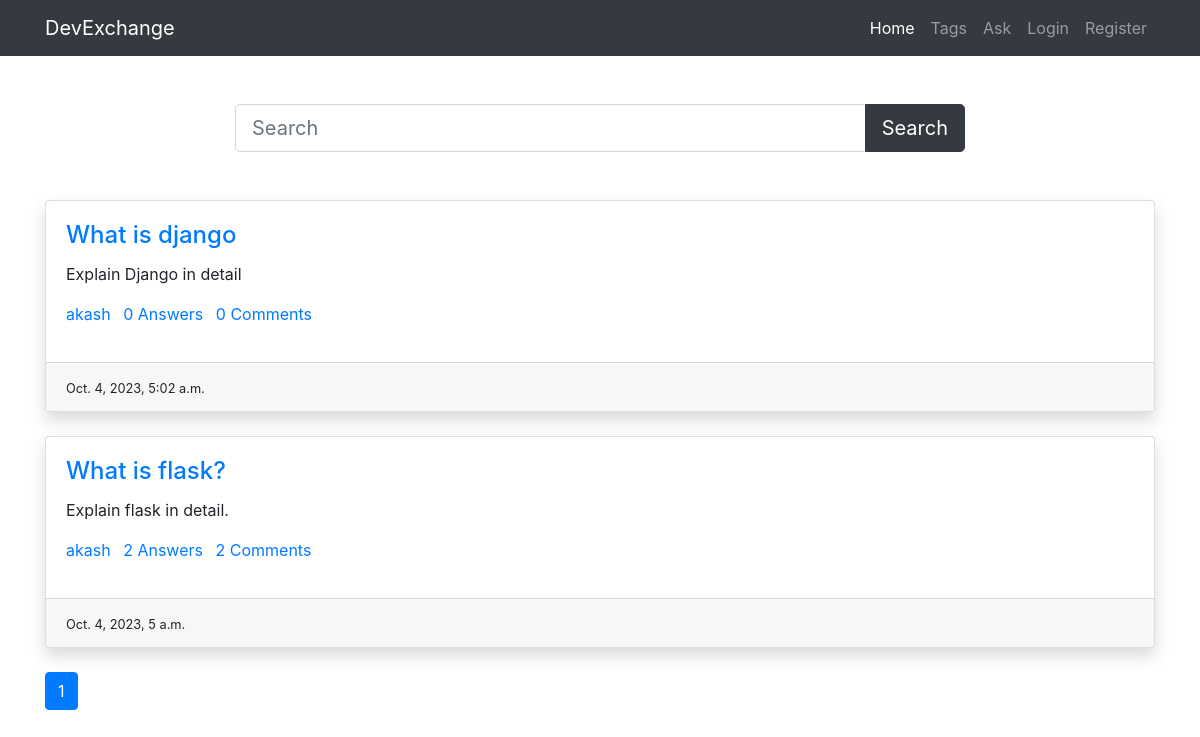
The page / on the database its author committed.
### main/models.py (models this page shows, shortened)
class Question(models.Model):
    user=models.ForeignKey(User,on_delete=models.CASCADE)
    title=models.CharField(max_length=300)
    detail=models.TextField()
    tags=models.TextField(default='')
    add_time=models.DateTimeField(auto_now_add=True)

### main/views.py (the view)
# urls.py: path('',views.home,name='home'),
def home(request):
    if 'q' in request.GET:
        q=request.GET['q']
        quests=Question.objects.annotate(total_comments=Count('answer__comment')).filter(title__icontains=q).order_by('-id')
    else:
        quests=Question.objects.annotate(total_comments=Count('answer__comment')).all().order_by('-id')
    paginator=Paginator(quests,10)
    page_num=request.GET.get('page',1)
    quests=paginator.page(page_num)
    return render(request,'home.html',{'quests':quests})

### main/templates/home.html (shortened to what this page needs)
{% load static %}
<!DOCTYPE html>
<html lang="en">
<head>
    <link rel="stylesheet" href="{% static 'animate.min.css' %}" />
    <link rel="stylesheet" href="{% static 'bootstrap.min.css' %}" />
    <link rel="stylesheet" href="{% static 'fa4/css/font-awesome.min.css' %}" />
</head>
<body>
    <nav class="navbar navbar-expand-lg navbar-dark bg-dark">
        <div class="container">
            <a class="navbar-brand" href="#">DevExchange</a>
            <div class="collapse navbar-collapse" id="navbarNav">
                <ul class="navbar-nav ml-auto">
                    <li class="nav-item active">
                        <a class="nav-link" href="#">Home</a>
                    </li>
                    <li class="nav-item">
                        <a class="nav-link" href="/tags">Tags</a>
                    </li>
                    <li class="nav-item">
                        <a class="nav-link" href="{% url 'ask-question' %}">Ask</a>
                    </li>
                    {% if user.is_authenticated %}
                    <li class="nav-item">
                        <a class="nav-link" href="{% url 'chatbot' %}">Ask AI</a>
                    </li>
                    <li class="nav-item">
                        <a class="nav-link" href="/accounts/profile">Profile</a>
                    </li>
                    <li class="nav-item">
                        <a class="nav-link" href="{% url 'logout' %}">Logout</a>
                    </li>
                    {% else %}
                    <li class="nav-item">
                        <a class="nav-link" href="/accounts/login">Login</a>
                    </li>
                    <li class="nav-item">
                        <a class="nav-link" href="/accounts/register">Register</a>
                    </li>
                    {% endif %}
                </ul>
            </div>
        </div>
    </nav>
     <div class="container py-5">
        <div class="row">
            <div class="col-md-8 offset-2">
                <form>
                    <div class="input-group">
                        <input type="text" name="q" class="form-control form-control-lg" placeholder="Search" />
                        <div class="input-group-append">
                        <button class="btn btn-dark btn-lg" type="submit" id="button-addon2">Search</button>
                        </div>
                    </div>
                </form>
            </div>
        </div>
    </div>
     <div class="container">
        {% for quest in quests %}
        <div class="card mb-4 shadow">
            <div class="card-body">
                <h4 class="card-title"><a href="/detail/{{quest.id}}">{{quest.title}}</a></h4>
                <p class="card-text">{{quest.detail}}</p>
                <p>
                    <a href="#" class="mr-2">{{quest.user.username}}</a>
                    <a href="#" class="mr-2">{{quest.answer_set.count}} Answers</a>
                    <a href="#" class="mr-2">{{quest.total_comments}} Comments</a>
                </p>
            </div>
            <div class="card-footer">
                <small>{{quest.add_time}}</small>
            </div>
        </div>
        {% endfor %}
    </div>
    <nav class="my-3 container">
        <ul class="pagination">
          {% for i in quests.paginator.page_range %}
          {% if quests.number == i %}
          <li class="page-item active"><a class="page-link" href="#">{{i}}</a></li>
          {% else %}
          <li class="page-item"><a class="page-link" href="?page={{i}}">{{i}}</a></li>
          {% endif %}
          {% endfor %}
        </ul>
      </nav>
</body>
</html>

### rows shown on the page
Question: title "What is django", detail "Explain Django in detail", user.username "akash", answer_set.count "0", total_comments "0", add_time "Oct. 4, 2023, 5:02 a.m."
Question: title "What is flask?", detail "Explain flask in detail.", user.username "akash", answer_set.count "2", total_comments "2", add_time "Oct. 4, 2023, 5 a.m."

### other values the page prints
{{ i }} "1"
